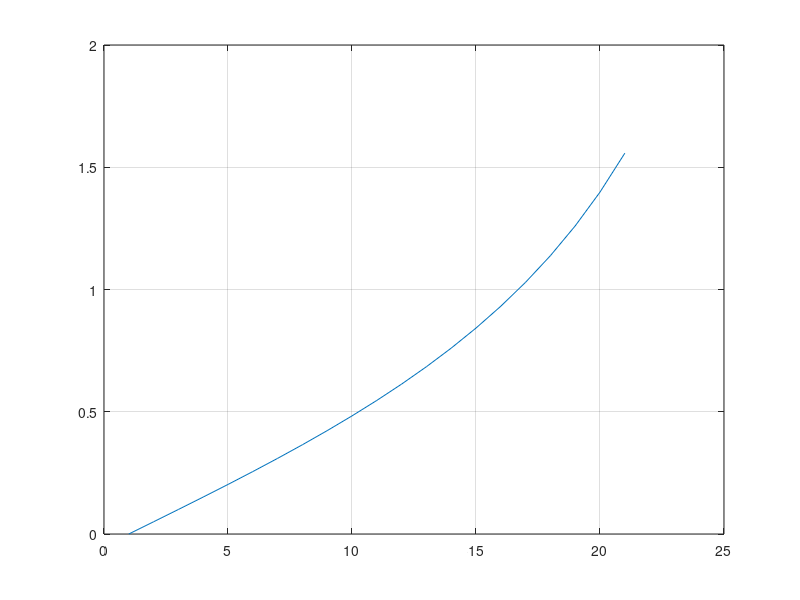

Write MATLAB code to recreate this figure.
clc, clear all

%재료역학 강의 메모 및 계산
% 
tan = tan(0:0.05:(1));
plot(tan)
hold on
N = 3; 
k = 3
sin = k*sin(0:0.01:(N*2*pi))';
%plot(sin)
hold on 
cos = k* cos(0:0.01:(N*2*pi))';
%plot(cos)
hold on
grid

%기본적으로 각도 단위 rad에서 적용 됨

% P = 30;
% Q = 20;
% th = 1/3*pi;
% R = sqrt(P^2+Q^2 + (2*P*Q*sin(th)))
% 
% rx = 70 * sin(1/6*pi)-40*cosd(60)